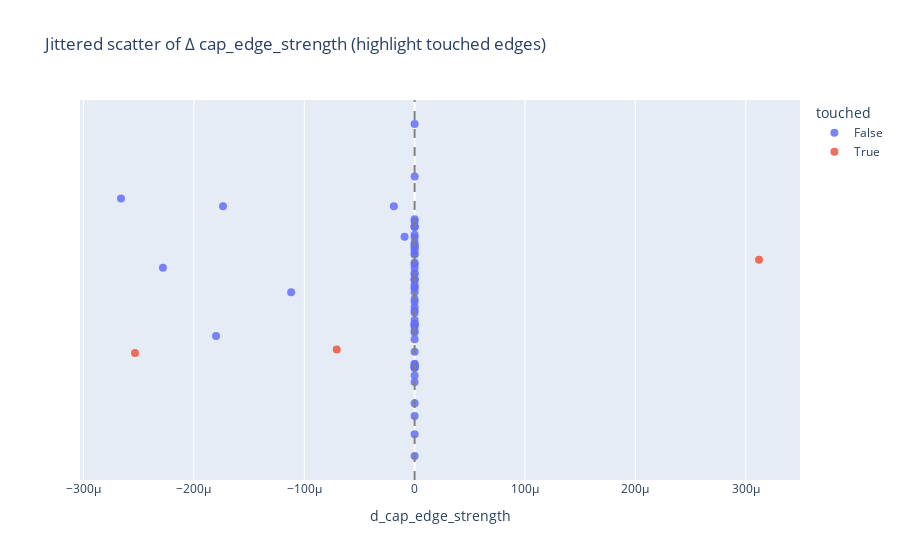

The notebook cell saved with this chart:
### Code cell
import plotly.express as px
import numpy as np

touched_set = set((u, v) for u, v in out["delta_touched"][["u", "v"]].itertuples(index=False))

df = out["delta_all"].copy()
df = df[df["d_cap_edge_strength"].notna()].copy()

rng = np.random.default_rng(42)
y_scale = (df["d_cap_edge_strength"].max() - df["d_cap_edge_strength"].min()) * 0.02
if y_scale == 0 or not np.isfinite(y_scale):
    y_scale = 1e-4
df["_y_jitter"] = rng.normal(0, y_scale, size=len(df))

# highlight touched edges if touched_set is available
touched = touched_set if "touched_set" in globals() else set()
df["touched"] = df.apply(lambda r: (r["u"], r["v"]) in touched, axis=1)

fig = px.scatter(
    df,
    x="d_cap_edge_strength",
    y="_y_jitter",
    color="touched",
    hover_data=["u", "v", "d_cap_edge_strength"],
    title="Jittered scatter of Δ cap_edge_strength (highlight touched edges)",
)
fig.update_traces(marker=dict(size=8, opacity=0.85))
fig.update_yaxes(visible=False)
fig.add_vline(x=0, line_dash="dash", line_color="gray")
fig.show()

### Figure 1 — Plotly figure (JSON) as saved in the notebook; plotly's stock layout.template omitted (floating-point values rounded to 4 significant figures)
{"data": [{"customdata": [["D1", "M1"], ["D1", "M2"], ["D1", "M3"], ["D1", "M4"], ["D1", "M6"], ["D1", "R1"], ["D1", "R2"], ["D1", "R3"], ["D1", "R4"], ["D1", "R6"], ["D11", "M1"], ["D11", "M5"], ["D11", "R4"], ["D13", "M1"], ["D13", "M4"], ["D13", "M6"], ["D13", "M8"], ["D13", "R1"], ["D13", "R2"], ["D13", "R4"], ["D13", "R7"], ["D14", "M1"], ["D14", "M7"], ["D14", "M8"], ["D14", "R1"], ["D14", "R2"], ["D14", "R4"], ["D2", "M1"], ["D2", "M8"], ["D2", "R1"], ["D2", "R2"], ["D2", "R4"], ["D3", "M1"], ["D3", "M3"], ["D3", "R2"], ["D3", "R4"], ["D6", "M1"], ["D6", "M2"], ["D6", "R1"], ["D6", "R2"], ["D6", "R4"], ["D7", "M1"], ["D7", "R2"], ["D7", "R4"], ["M1", "R1"], ["M1", "R2"], ["M1", "R3"], ["M1", "R4"], ["M1", "R6"], ["M2", "R2"], ["M3", "R1"], ["M3", "R2"], ["M3", "R4"], ["M4", "R4"], ["M5", "R4"], ["M6", "R4"], ["M6", "R7"], ["M7", "R1"], ["M8", "R1"], ["M8", "R2"], ["M8", "R4"]], "hovertemplate": "touched=False<br>d_cap_edge_strength=%{x}<br>_y_jitter=%{y}<br>u=%{customdata[0]}<br>v=%{customdata[1]}<extra></extra>", "legendgroup": "False", "marker": {"color": "#636efa", "opacity": 0.85, "size": 8, "symbol": "circle"}, "mode": "markers", "name": "False", "orientation": "v", "showlegend": true, "type": "scatter", "x": [0.0, 0.0, -9.121e-06, 0.0, 0.0, 0.0, 0.0, 0.0, 0.0, 0.0, 0.0, 0.0, 0.0, -0.0001736, 0.0, -0.000228, 0.0, 0.0, 0.0, 0.0, -0.000266, 0.0, 0.0, 0.0, 0.0, 0.0, 0.0, 0.0, 0.0, 0.0, 0.0, 0.0, 0.0, -1.882e-05, 0.0, 0.0, 0.0, 0.0, 0.0, 0.0, 0.0, 0.0, 0.0, 0.0, 0.0, 0.0, 0.0, -0.0001119, 0.0, 0.0, 0.0, 0.0, -0.0001799, 0.0, 0.0, 0.0, 0.0, 0.0, 0.0, 0.0, 0.0], "xaxis": "x", "y": [3.523e-06, -1.202e-05, 8.676e-06, 1.087e-05, -2.256e-05, -1.506e-05, 1.478e-06, -3.656e-06, -1.942e-07, -9.863e-06, 1.017e-05, 8.993e-06, 7.634e-07, 1.303e-05, -9.935e-06, 4.263e-06, -1.109e-05, 1.016e-05, -5.772e-07, -2.137e-06, 1.413e-05, -1.787e-06, -4.952e-06, -4.071e-06, 6.154e-06, 4.225e-06, 4.772e-06, 4.981e-06, 2.476e-05, -4.699e-06, -5.922e-06, -9.409e-06, 7.122e-06, 1.305e-05, -1.317e-06, -9.714e-06, -9.532e-06, 7.522e-06, 8.593e-06, 6.28e-06, -7.694e-06, 2.684e-06, 1.349e-06, 2.528e-06, 1.008e-05, 2.585e-06, 7.849e-06, 7.813e-07, 3.343e-06, 7.299e-06, -1.685e-05, -3.696e-06, -5.438e-06, -3.181e-06, 1.728e-05, -1.001e-05, 1.119e-05, -1.946e-05, -3.872e-06, 1.882e-06, 6.778e-06], "yaxis": "y"}, {"customdata": [["D13", "M3"], ["D13", "R5"], ["M3", "R5"]], "hovertemplate": "touched=True<br>d_cap_edge_strength=%{x}<br>_y_jitter=%{y}<br>u=%{customdata[0]}<br>v=%{customdata[1]}<extra></extra>", "legendgroup": "True", "marker": {"color": "#EF553B", "opacity": 0.85, "size": 8, "symbol": "circle"}, "mode": "markers", "name": "True", "orientation": "v", "showlegend": true, "type": "scatter", "x": [0.000312, -0.0002534, -7.058e-05], "xaxis": "x", "y": [5.405e-06, -7.873e-06, -7.386e-06], "yaxis": "y"}], "layout": {"legend": {"title": {"text": "touched"}, "tracegroupgap": 0}, "shapes": [{"line": {"color": "gray", "dash": "dash"}, "type": "line", "x0": 0, "x1": 0, "xref": "x", "y0": 0, "y1": 1, "yref": "y domain"}], "title": {"text": "Jittered scatter of Δ cap_edge_strength (highlight touched edges)"}, "xaxis": {"anchor": "y", "domain": [0, 1], "title": {"text": "d_cap_edge_strength"}}, "yaxis": {"anchor": "x", "domain": [0, 1], "title": {"text": "_y_jitter"}, "visible": false}}}
